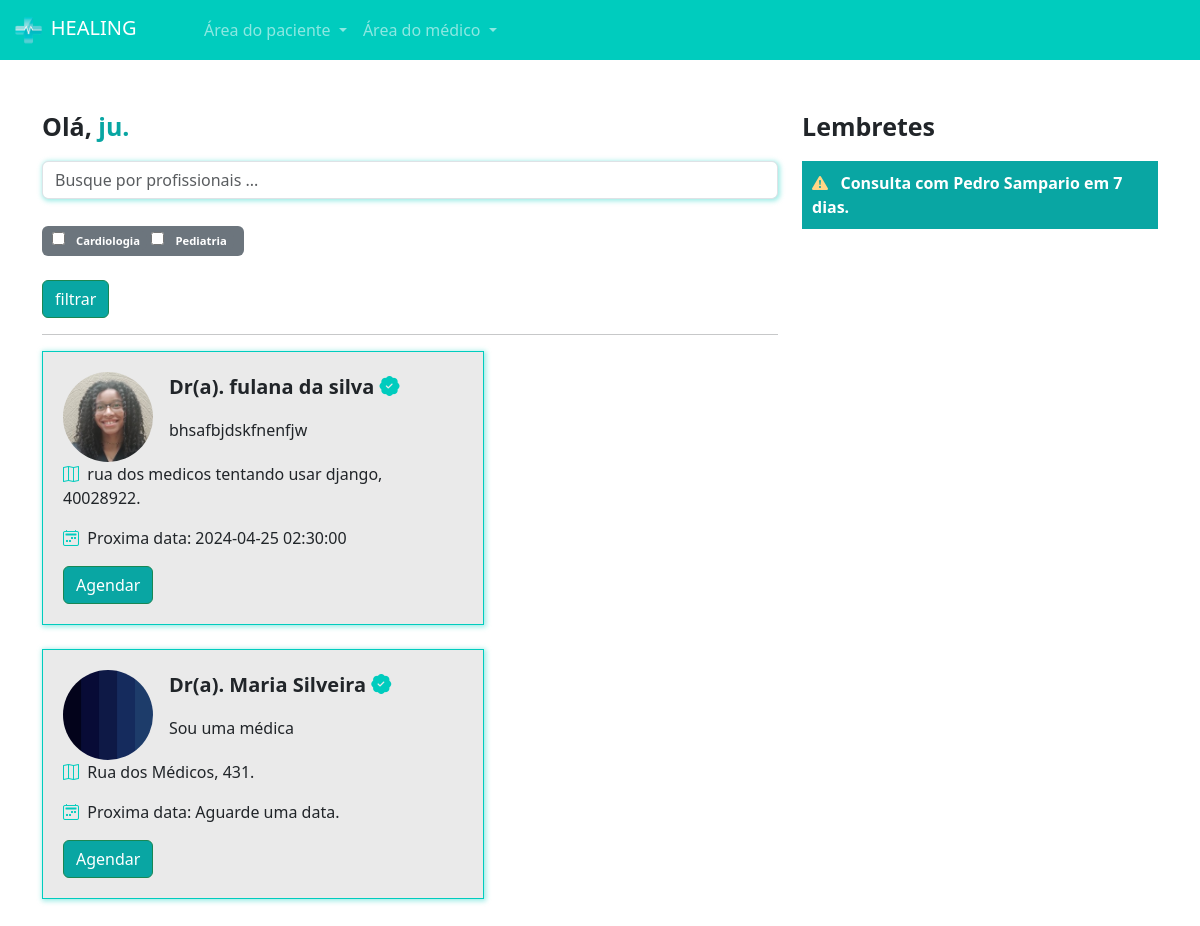
The app's page /pacientes/home/ (signed in) with its own data.
### medico/models.py (models this page shows, shortened)
class Especialidades(models.Model):
    especialidade = models.CharField(max_length=100)
    icone = models.ImageField(upload_to="icones", null=True, blank=True)
    def __str__(self):
        return self.especialidade

class DadosMedico(models.Model):
    crm = models.CharField(max_length=30)
    nome = models.CharField(max_length=100)
    cep = models.CharField(max_length=15)
    rua = models.CharField(max_length=100)
    bairro = models.CharField(max_length=100)
    numero = models.IntegerField()
    rg = models.ImageField(upload_to="rgs")
    cedula_identidade_medica = models.ImageField(upload_to='cim')
    foto = models.ImageField(upload_to="fotos_perfil")
    user = models.ForeignKey(User, on_delete=models.DO_NOTHING)
    descricao = models.TextField(null=True, blank=True)
    especialidade = models.ForeignKey(Especialidades, on_delete=models.DO_NOTHING, null=True, blank=True)
    valor_consulta = models.FloatField(default=100)
    def proxima_data(self):
        proxima_data = DatasAbertas.objects.filter(user=self.user).filter(data__gt=datetime.now()).order_by('data').first()
        return proxima_data

class DatasAbertas(models.Model):
    data = models.DateTimeField()
    user = models.ForeignKey(User, on_delete=models.DO_NOTHING)
    agendado = models.BooleanField(default=False)
    def __str__(self):
        return str(self.data)

### paciente/views.py (the view)
# urls.py: 2. Add a URL to urlpatterns:  path('', views.home, name='home')
def home(request):
    if request.method == "GET":
        medico_filtrar = request.GET.get('medico')
        especialidades_filtrar = request.GET.getlist('especialidades')
        medicos = DadosMedico.objects.all()
        if medico_filtrar:
            medicos = medicos.filter(nome__icontains = medico_filtrar)
        especialidades = Especialidades.objects.all()
        if especialidades_filtrar:
            medicos = medicos.filter(especialidade_id__in=especialidades_filtrar)
        return render(request, 'home.html', {'medicos': medicos, 'especialidades': especialidades, 'is_medico': is_medico(request.user)})

### medico/models.py (called while the page is built)
def is_medico(user):
    return DadosMedico.objects.filter(user=user).exists()

### paciente/templates/home.html
{% extends "base.html" %}
{% load static %}
{% block 'head' %}
    <link rel="stylesheet" href="{% static 'medicos/css/abrir_horario.css' %}">
    <link rel="stylesheet" href="{% static 'usuarios/css/usuarios.css' %}">
    <link rel="stylesheet" href="{% static 'medicos/css/cadastro_medico.css' %}">
    <link rel="stylesheet" href="{% static 'pacientes/css/home.css' %}">
    <link rel="stylesheet" href="https://cdn.jsdelivr.net/npm/bootstrap-icons@1.11.3/font/bootstrap-icons.min.css">
{% endblock 'head' %}
{% block 'body' %}
    {% include "partials/navbar.html" %}
<br><br>
<div class="container">
    <div class="row">
        <div class="col-md-8">
            <p style="font-size: 25px" class="p-bold">Olá, <span class="color-dark">{{request.user.username}}.</span></p>
            <form action="{% url 'home' %}" post="GET">
                <input type="text" class="form-control shadow-main-color" placeholder="Busque por profissionais ..." name="medico">
                <br>
                <div class="especialidades">
                    <span class="badge bg-secondary">
                        {% for especialidade in especialidades %}
                            <input type="checkbox" name="especialidades" value="{{especialidade.id}}">
                            <span class="badge bg-secondary">
                                {{especialidade}}
                            </span>
                        {% endfor %}
                </div>
                <br>
                <input type="submit" value="filtrar" class="btn btn-success btn-dark-color">
            </form>
            <hr>
            <div class="list-medicos">
                {% for medico in medicos %}
                    <div class="card-medicos shadow-main-color">
                        <div class="row">
                            <div class="col-md-3"><img src="{{medico.foto.url}}" class="foto-perfil-card" alt=""></div>
                            <div class="col-md">
                                <p style="font-size: 20px" class="p-bold">Dr(a). {{medico.nome}} <i class="bi bi-patch-check-fill icon-main"></i></p>
                                <p>{{medico.descricao}}</p>
                            </div>
                        </div>
                        <p><i class="bi bi-map icon-main"></i>&nbsp&nbsp{{medico.rua}}, {{medico.numero}}.</p>
                        <p><i class="bi bi-calendar2-week icon-main"></i>&nbsp&nbspProxima data:
                            {% if medico.proxima_data %}
                            {{medico.proxima_data}}
                            {% else %}
                                Aguarde uma data.
                            {% endif %}
                            </p>
                            <a href="{% url 'escolher_horario' medico.id %}" class="btn btn-success btn-dark-color">Agendar</a>
                    </div>
                    <br>
                    {% endfor %}
                <br>
            </div>
        </div>
        <div class="col-md-4">
            <p style="font-size: 25px" class="p-bold">Lembretes</p>
            <p class="bg-main-lembrete">
                <span class="p-bold"><i class="bi bi-exclamation-triangle-fill icon-differential"></i>&nbsp&nbsp Consulta com Pedro Sampario em 7 dias.</span>
            </p>
        </div>
    </div>
</div>
{% endblock 'body' %}

### templates/base.html (shortened to what this page needs)
{% load static %}
<!doctype html>
<html lang="en">
  <head>
    <link rel="stylesheet" href="{% static '/geral/css/base.css' %}">
    <link href="https://cdn.jsdelivr.net/npm/bootstrap@5.3.3/dist/css/bootstrap.min.css" rel="stylesheet">
    {% block 'head' %}
    {% endblock 'head' %}
  </head>
  <body>
    {% block 'body' %}{% endblock 'body' %}
  </body>
</html>

### templates/partials/navbar.html (shortened to what this page needs)
{% load static %}
<nav class="navbar navbar-expand-lg navbar-dark bg-color-dark">
    <div class="container-fluid">
      <a class="navbar-brand" href="#"><img src="{% static 'geral/img/logo.png' %}" width="20%" alt="">&nbspHEALING</a>
      <div class="collapse navbar-collapse" id="navbarNav">
        <ul class="navbar-nav">
            <li class="nav-item dropdown">
                <a class="nav-link dropdown-toggle" href="#" id="navbarDropdownMenuLink" role="button" data-bs-toggle="dropdown" aria-expanded="false">
                  Área do paciente
                </a>
            </li>
            {% if is_medico %}
                <li class="nav-item dropdown">
                    <a class="nav-link dropdown-toggle" href="#" id="navbarDropdownMenuLink" role="button" data-bs-toggle="dropdown" aria-expanded="false">
                        Área do médico
                    </a>
                </li>
            {% else %}
                <li class="nav-item">
                    <a class="nav-link" href="{% url 'cadastro_medico' %}">Sou médico</a>
                </li>
            {% endif %}
        </ul>
      </div>
    </div>
  </nav>

### templates/static/geral/css/base.css (style rules this page uses)
:root { --main-color: #00CCBE; --dark-color: #09A6A3; --contrast-color: #FFD686; }
.bg-color-dark { background-color: var(--main-color); }
.p-bold { font-weight: bold; }
.color-dark { color: var(--dark-color); }

### templates/static/usuarios/css/usuarios.css (style rules this page uses)
.btn-dark-color { background-color: var(--dark-color); color: white; }

### templates/static/medicos/css/cadastro_medico.css (style rules this page uses)
.shadow-main-color { box-shadow: 1px 1px 5px 1px rgba(0, 204, 190,.4); }

### templates/static/pacientes/css/home.css (style rules this page uses)
.especialidades { font-size: 20px; }
.card-medicos { width: 60%; background-color: #EAEAEA; border: 1px solid var(--main-color); padding: 20px; }
.foto-perfil-card { width: 90px; height: 90px; border-radius: 45px; }
.icon-main { color: var(--main-color); }
.bg-main-lembrete { background-color: var(--dark-color); padding: 10px; color: white; }
.icon-differential { color: var(--contrast-color); }

### records on screen
Especialidades: especialidade "Cardiologia"
Especialidades: especialidade "Pediatria"
DadosMedico: foto (picture), nome "fulana da silva", descricao "bhsafbjdskfnenfjw", rua "rua dos medicos tentando usar django", numero "40028922", proxima_data "2024-04-25 02:30:00"
DadosMedico: foto (picture), nome "Maria Silveira", descricao "Sou uma médica", rua "Rua dos Médicos", numero "431", shows "Aguarde uma data."

### other values on screen
{{ request.user.username }} "ju"
